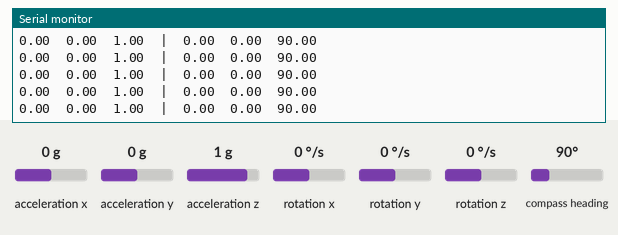
The sketch below on a simulated Arduino Nano 33 BLE. On the bench: the last lines printed to the serial monitor. Inputs (shaded band) come from the test bench; at power-on: acceleration z 1 g, acceleration x 0 g, acceleration y 0 g, compass heading 90°, rotation x 0 °/s, rotation y 0 °/s, rotation z 0 °/s.

Above: at 1.2 s.
1.3 s: acceleration z set to 0 g
At 2.2 s:
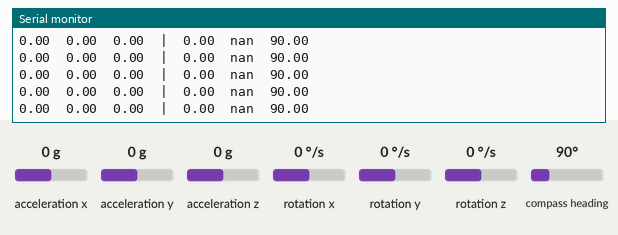
3.2 s: acceleration x set to -1.4 g
At 3.8 s:
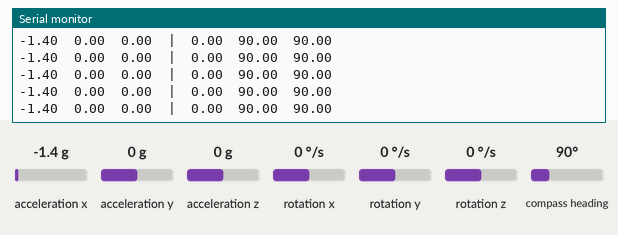
4.7 s: acceleration y set to -1.4 g
At 5.7 s:
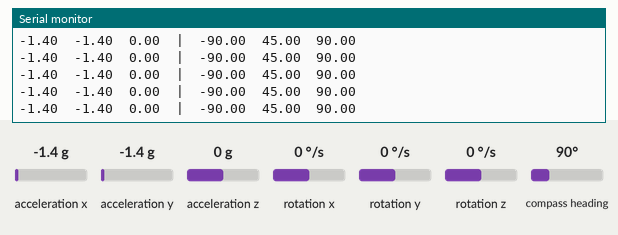
6.2 s: acceleration z set to -1.4 g
At 7.2 s:
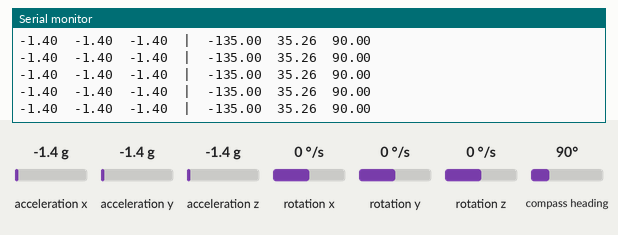
9.2 s: compass heading set to 7°
Timing chart, 0 to 9.8 s (numbered marks = the images above; inputs shaded):
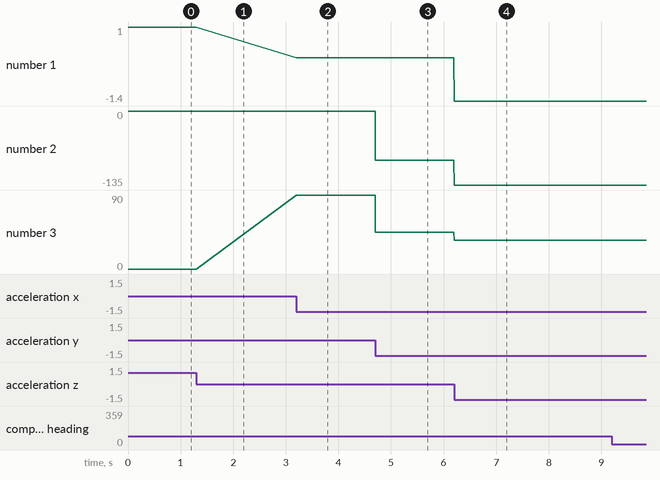

Measured:
- after the input at 1.3 s, the serial monitor: prints a new line at once (image 1)
- after the input at 3.2 s, the serial monitor: prints a new line at once (image 2)
- after the input at 4.7 s, the serial monitor: prints a new line at once (image 3)
- after the input at 6.2 s, the serial monitor: prints a new line at once (image 4)
- plotted number 2: 0 → -90 after the input at 4.7 s, -90 → -135 after the input at 6.2 s
- plotted number 3: 90 → 45 after the input at 4.7 s, 45 → 35.26 after the input at 6.2 s

The sketch:

imu_readout.ino
```cpp
#include <Arduino_BMI270_BMM150.h>

void setup() {
  Serial.begin(115200);
  while (!Serial);

  // Initialize IMU
  if (!IMU.begin()) {
    Serial.println("Failed to initialize IMU!");
    while (1);
  }

  Serial.print("Accelerometer sample rate = ");
  Serial.print(IMU.accelerationSampleRate());
  Serial.println(" Hz");
  Serial.print("Gyroscope sample rate = ");
  Serial.print(IMU.gyroscopeSampleRate());
  Serial.println(" Hz");
  Serial.println();
  Serial.println("X\tY\tZ\t| Roll\tPitch\tYaw");
}

void loop() {
  float ax, ay, az;  // accelerometer
  float gx, gy, gz;  // gyroscope
  float mx, my, mz;  // magnetometer (for yaw/orientation)

  if (IMU.accelerationAvailable() && IMU.gyroscopeAvailable() && IMU.magneticFieldAvailable()) {
    IMU.readAcceleration(ax, ay, az);
    IMU.readGyroscope(gx, gy, gz);
    IMU.readMagneticField(mx, my, mz);

    // ---- Simple orientation estimation ----
    float roll  = atan2(ay, az) * 180 / PI;
    float pitch = atan(-ax / sqrt(ay * ay + az * az)) * 180 / PI;
    float yaw   = atan2(my, mx) * 180 / PI;  // crude heading

    // Print values
    Serial.print(ax); Serial.print("\t");
    Serial.print(ay); Serial.print("\t");
    Serial.print(az); Serial.print("\t|\t");
    Serial.print(roll); Serial.print("\t");
    Serial.print(pitch); Serial.print("\t");
    Serial.println(yaw);
  }
}
```
